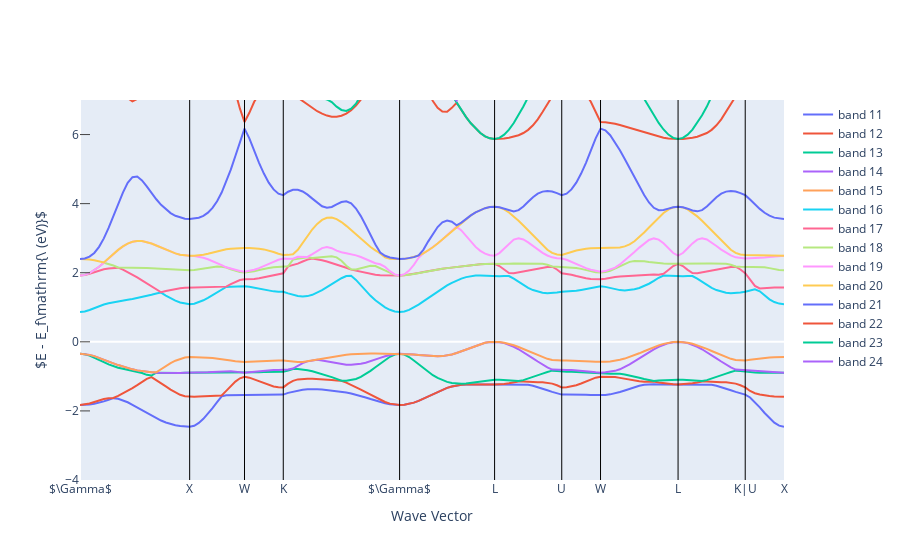

Here is the notebook cell this chart was saved with:
### Code cell
fig_el_bs = get_plot_bs(el_bs, plot_range=[-4,7])
fig_el_bs.show()

### Figure 1 — Plotly figure (JSON) as saved in the notebook; plotly's stock layout.template omitted (floating-point values rounded to 4 significant figures; data arrays with more than 128 entries replaced by an {"elided": "..."} marker saying what was removed)
{"data": [{"mode": "lines", "name": "band 11", "type": "scatter", "x": {"elided": "157 float values"}, "y": {"elided": "157 float values"}}, {"mode": "lines", "name": "band 12", "type": "scatter", "x": {"elided": "157 float values"}, "y": {"elided": "157 float values"}}, {"mode": "lines", "name": "band 13", "type": "scatter", "x": {"elided": "157 float values"}, "y": {"elided": "157 float values"}}, {"mode": "lines", "name": "band 14", "type": "scatter", "x": {"elided": "157 float values"}, "y": {"elided": "157 float values"}}, {"mode": "lines", "name": "band 15", "type": "scatter", "x": {"elided": "157 float values"}, "y": {"elided": "157 float values"}}, {"mode": "lines", "name": "band 16", "type": "scatter", "x": {"elided": "157 float values"}, "y": {"elided": "157 float values"}}, {"mode": "lines", "name": "band 17", "type": "scatter", "x": {"elided": "157 float values"}, "y": {"elided": "157 float values"}}, {"mode": "lines", "name": "band 18", "type": "scatter", "x": {"elided": "157 float values"}, "y": {"elided": "157 float values"}}, {"mode": "lines", "name": "band 19", "type": "scatter", "x": {"elided": "157 float values"}, "y": {"elided": "157 float values"}}, {"mode": "lines", "name": "band 20", "type": "scatter", "x": {"elided": "157 float values"}, "y": {"elided": "157 float values"}}, {"mode": "lines", "name": "band 21", "type": "scatter", "x": {"elided": "157 float values"}, "y": {"elided": "157 float values"}}, {"mode": "lines", "name": "band 22", "type": "scatter", "x": {"elided": "157 float values"}, "y": {"elided": "157 float values"}}, {"mode": "lines", "name": "band 23", "type": "scatter", "x": {"elided": "157 float values"}, "y": {"elided": "157 float values"}}, {"mode": "lines", "name": "band 24", "type": "scatter", "x": {"elided": "157 float values"}, "y": {"elided": "157 float values"}}], "layout": {"shapes": [{"line": {"color": "black", "width": 1}, "type": "line", "x0": 1.118, "x1": 1.118, "xref": "x", "y0": 0, "y1": 1, "yref": "y domain"}, {"line": {"color": "black", "width": 1}, "type": "line", "x0": 1.677, "x1": 1.677, "xref": "x", "y0": 0, "y1": 1, "yref": "y domain"}, {"line": {"color": "black", "width": 1}, "type": "line", "x0": 2.073, "x1": 2.073, "xref": "x", "y0": 0, "y1": 1, "yref": "y domain"}, {"line": {"color": "black", "width": 1}, "type": "line", "x0": 3.258, "x1": 3.258, "xref": "x", "y0": 0, "y1": 1, "yref": "y domain"}, {"line": {"color": "black", "width": 1}, "type": "line", "x0": 4.227, "x1": 4.227, "xref": "x", "y0": 0, "y1": 1, "yref": "y domain"}, {"line": {"color": "black", "width": 1}, "type": "line", "x0": 4.912, "x1": 4.912, "xref": "x", "y0": 0, "y1": 1, "yref": "y domain"}, {"line": {"color": "black", "width": 1}, "type": "line", "x0": 5.307, "x1": 5.307, "xref": "x", "y0": 0, "y1": 1, "yref": "y domain"}, {"line": {"color": "black", "width": 1}, "type": "line", "x0": 6.098, "x1": 6.098, "xref": "x", "y0": 0, "y1": 1, "yref": "y domain"}, {"line": {"color": "black", "width": 1}, "type": "line", "x0": 6.782, "x1": 6.782, "xref": "x", "y0": 0, "y1": 1, "yref": "y domain"}], "xaxis": {"mirror": true, "showgrid": false, "ticklen": 0, "ticks": "inside", "ticktext": ["$\\Gamma$", "X", "W", "K", "$\\Gamma$", "L", "U", "W", "L", "K|U", "X"], "tickvals": [0, 1.118, 1.677, 2.073, 3.258, 4.227, 4.912, 5.307, 6.098, 6.782, 7.178], "title": {"text": "Wave Vector"}}, "yaxis": {"mirror": true, "range": [-4, 7], "showgrid": false, "ticklen": 10, "ticks": "inside", "title": {"text": "$E - E_f\\mathrm{\\ (eV)}$"}}}}
